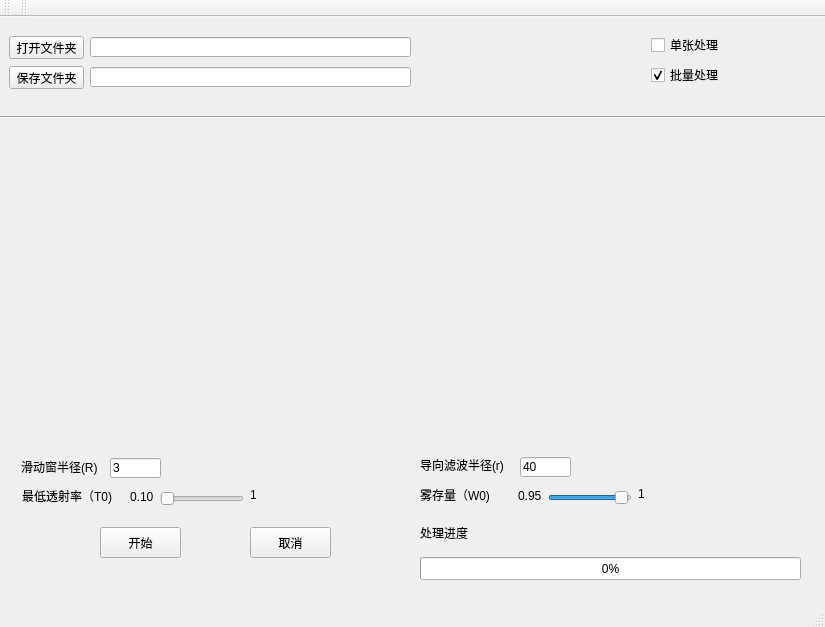
<?xml version="1.0" encoding="UTF-8"?>
<ui version="4.0">
 <class>QT_HazeRemvalClass</class>
 <widget class="QMainWindow" name="QT_HazeRemvalClass">
  <property name="geometry">
   <rect>
    <x>0</x>
    <y>0</y>
    <width>825</width>
    <height>627</height>
   </rect>
  </property>
  <property name="windowTitle">
   <string>QT_HazeRemval</string>
  </property>
  <widget class="QWidget" name="centralWidget">
   <widget class="QPushButton" name="open_file">
    <property name="enabled">
     <bool>true</bool>
    </property>
    <property name="geometry">
     <rect>
      <x>9</x>
      <y>19</y>
      <width>75</width>
      <height>23</height>
     </rect>
    </property>
    <property name="text">
     <string>打开文件夹</string>
    </property>
   </widget>
   <widget class="QPushButton" name="save_file">
    <property name="geometry">
     <rect>
      <x>9</x>
      <y>49</y>
      <width>75</width>
      <height>23</height>
     </rect>
    </property>
    <property name="text">
     <string>保存文件夹</string>
    </property>
   </widget>
   <widget class="QLineEdit" name="open_path">
    <property name="geometry">
     <rect>
      <x>90</x>
      <y>20</y>
      <width>321</width>
      <height>20</height>
     </rect>
    </property>
   </widget>
   <widget class="QLineEdit" name="save_path">
    <property name="geometry">
     <rect>
      <x>90</x>
      <y>50</y>
      <width>321</width>
      <height>20</height>
     </rect>
    </property>
   </widget>
   <widget class="Line" name="line">
    <property name="geometry">
     <rect>
      <x>0</x>
      <y>90</y>
      <width>851</width>
      <height>20</height>
     </rect>
    </property>
    <property name="orientation">
     <enum>Qt::Horizontal</enum>
    </property>
   </widget>
   <widget class="QLabel" name="image0">
    <property name="geometry">
     <rect>
      <x>20</x>
      <y>110</y>
      <width>380</width>
      <height>310</height>
     </rect>
    </property>
    <property name="text">
     <string/>
    </property>
    <property name="pixmap">
     <pixmap>C:/Users/kellen/Pictures/London-Wallpapers-HD-A46.jpg</pixmap>
    </property>
    <property name="scaledContents">
     <bool>true</bool>
    </property>
   </widget>
   <widget class="QLabel" name="image1">
    <property name="geometry">
     <rect>
      <x>420</x>
      <y>110</y>
      <width>380</width>
      <height>310</height>
     </rect>
    </property>
    <property name="text">
     <string/>
    </property>
    <property name="pixmap">
     <pixmap>C:/Users/kellen/Pictures/London-Wallpapers-HD-A46.jpg</pixmap>
    </property>
    <property name="scaledContents">
     <bool>true</bool>
    </property>
   </widget>
   <widget class="QLabel" name="label">
    <property name="geometry">
     <rect>
      <x>21</x>
      <y>442</y>
      <width>81</width>
      <height>16</height>
     </rect>
    </property>
    <property name="text">
     <string>滑动窗半径(R)</string>
    </property>
   </widget>
   <widget class="QLineEdit" name="patch_r">
    <property name="geometry">
     <rect>
      <x>110</x>
      <y>441</y>
      <width>51</width>
      <height>20</height>
     </rect>
    </property>
    <property name="text">
     <string>3</string>
    </property>
   </widget>
   <widget class="QLabel" name="T0_show">
    <property name="geometry">
     <rect>
      <x>22</x>
      <y>471</y>
      <width>91</width>
      <height>16</height>
     </rect>
    </property>
    <property name="text">
     <string>最低透射率（T0)</string>
    </property>
   </widget>
   <widget class="QSlider" name="T0">
    <property name="geometry">
     <rect>
      <x>160</x>
      <y>471</y>
      <width>84</width>
      <height>22</height>
     </rect>
    </property>
    <property name="autoFillBackground">
     <bool>true</bool>
    </property>
    <property name="maximum">
     <number>100</number>
    </property>
    <property name="value">
     <number>0</number>
    </property>
    <property name="orientation">
     <enum>Qt::Horizontal</enum>
    </property>
   </widget>
   <widget class="QLabel" name="show_T0">
    <property name="geometry">
     <rect>
      <x>130</x>
      <y>470</y>
      <width>31</width>
      <height>20</height>
     </rect>
    </property>
    <property name="text">
     <string>0.10</string>
    </property>
   </widget>
   <widget class="QLabel" name="label_4">
    <property name="geometry">
     <rect>
      <x>250</x>
      <y>470</y>
      <width>21</width>
      <height>16</height>
     </rect>
    </property>
    <property name="text">
     <string>1</string>
    </property>
   </widget>
   <widget class="QLabel" name="label_5">
    <property name="geometry">
     <rect>
      <x>420</x>
      <y>440</y>
      <width>91</width>
      <height>16</height>
     </rect>
    </property>
    <property name="text">
     <string>导向滤波半径(r)</string>
    </property>
   </widget>
   <widget class="QLineEdit" name="r">
    <property name="geometry">
     <rect>
      <x>520</x>
      <y>440</y>
      <width>51</width>
      <height>20</height>
     </rect>
    </property>
    <property name="text">
     <string>40</string>
    </property>
   </widget>
   <widget class="QLabel" name="show_W0">
    <property name="geometry">
     <rect>
      <x>518</x>
      <y>469</y>
      <width>31</width>
      <height>20</height>
     </rect>
    </property>
    <property name="text">
     <string>0.95</string>
    </property>
   </widget>
   <widget class="QLabel" name="label_7">
    <property name="geometry">
     <rect>
      <x>638</x>
      <y>469</y>
      <width>21</width>
      <height>16</height>
     </rect>
    </property>
    <property name="text">
     <string>1</string>
    </property>
   </widget>
   <widget class="QSlider" name="W0">
    <property name="geometry">
     <rect>
      <x>548</x>
      <y>470</y>
      <width>84</width>
      <height>22</height>
     </rect>
    </property>
    <property name="autoFillBackground">
     <bool>true</bool>
    </property>
    <property name="maximum">
     <number>100</number>
    </property>
    <property name="value">
     <number>95</number>
    </property>
    <property name="orientation">
     <enum>Qt::Horizontal</enum>
    </property>
   </widget>
   <widget class="QLabel" name="W0_show">
    <property name="geometry">
     <rect>
      <x>420</x>
      <y>470</y>
      <width>91</width>
      <height>16</height>
     </rect>
    </property>
    <property name="text">
     <string>雾存量（W0)</string>
    </property>
   </widget>
   <widget class="QProgressBar" name="progressBar">
    <property name="geometry">
     <rect>
      <x>420</x>
      <y>540</y>
      <width>381</width>
      <height>23</height>
     </rect>
    </property>
    <property name="value">
     <number>0</number>
    </property>
   </widget>
   <widget class="QLabel" name="label_9">
    <property name="geometry">
     <rect>
      <x>420</x>
      <y>510</y>
      <width>54</width>
      <height>12</height>
     </rect>
    </property>
    <property name="text">
     <string>处理进度</string>
    </property>
   </widget>
   <widget class="QPushButton" name="start">
    <property name="geometry">
     <rect>
      <x>100</x>
      <y>510</y>
      <width>81</width>
      <height>31</height>
     </rect>
    </property>
    <property name="text">
     <string>开始</string>
    </property>
   </widget>
   <widget class="QPushButton" name="cancel">
    <property name="geometry">
     <rect>
      <x>250</x>
      <y>510</y>
      <width>81</width>
      <height>31</height>
     </rect>
    </property>
    <property name="text">
     <string>取消</string>
    </property>
   </widget>
   <widget class="QCheckBox" name="one">
    <property name="geometry">
     <rect>
      <x>651</x>
      <y>20</y>
      <width>71</width>
      <height>16</height>
     </rect>
    </property>
    <property name="text">
     <string>单张处理</string>
    </property>
    <property name="checked">
     <bool>false</bool>
    </property>
   </widget>
   <widget class="QCheckBox" name="many">
    <property name="geometry">
     <rect>
      <x>651</x>
      <y>50</y>
      <width>71</width>
      <height>16</height>
     </rect>
    </property>
    <property name="text">
     <string>批量处理</string>
    </property>
    <property name="checked">
     <bool>true</bool>
    </property>
   </widget>
  </widget>
  <widget class="QToolBar" name="mainToolBar">
   <attribute name="toolBarArea">
    <enum>TopToolBarArea</enum>
   </attribute>
   <attribute name="toolBarBreak">
    <bool>false</bool>
   </attribute>
  </widget>
  <widget class="QStatusBar" name="statusBar"/>
  <widget class="QToolBar" name="toolBar">
   <property name="windowTitle">
    <string>toolBar</string>
   </property>
   <attribute name="toolBarArea">
    <enum>TopToolBarArea</enum>
   </attribute>
   <attribute name="toolBarBreak">
    <bool>false</bool>
   </attribute>
  </widget>
  <widget class="QMenuBar" name="menuBar">
   <property name="geometry">
    <rect>
     <x>0</x>
     <y>0</y>
     <width>825</width>
     <height>23</height>
    </rect>
   </property>
  </widget>
 </widget>
 <layoutdefault spacing="6" margin="11"/>
 <resources>
  <include location="QT_HazeRemval.qrc"/>
 </resources>
 <connections/>
</ui>
